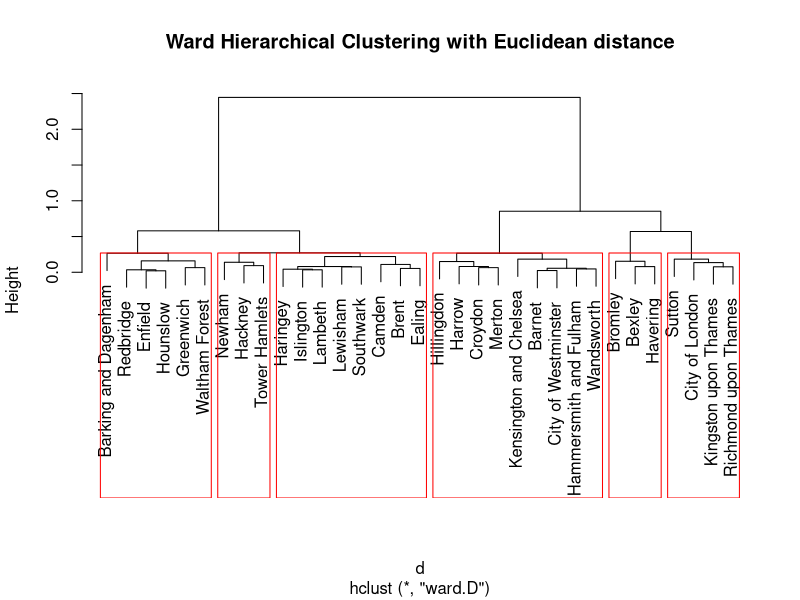
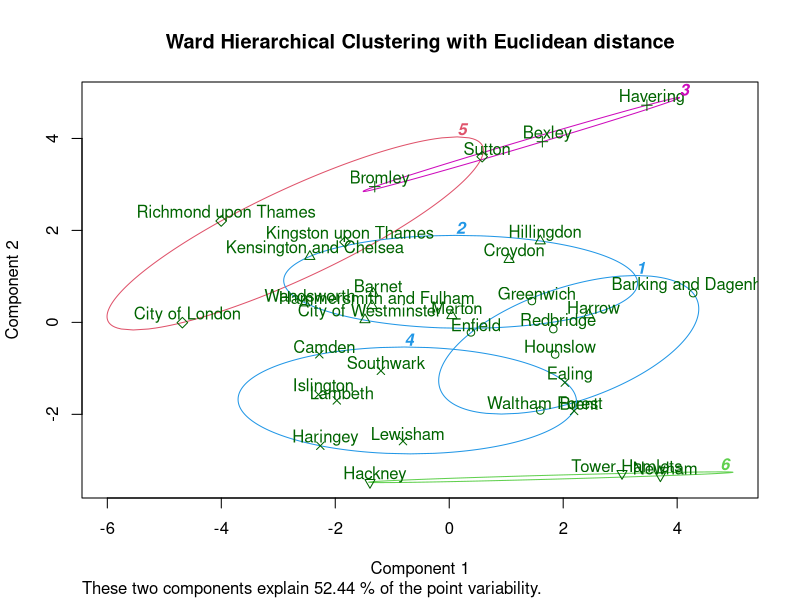
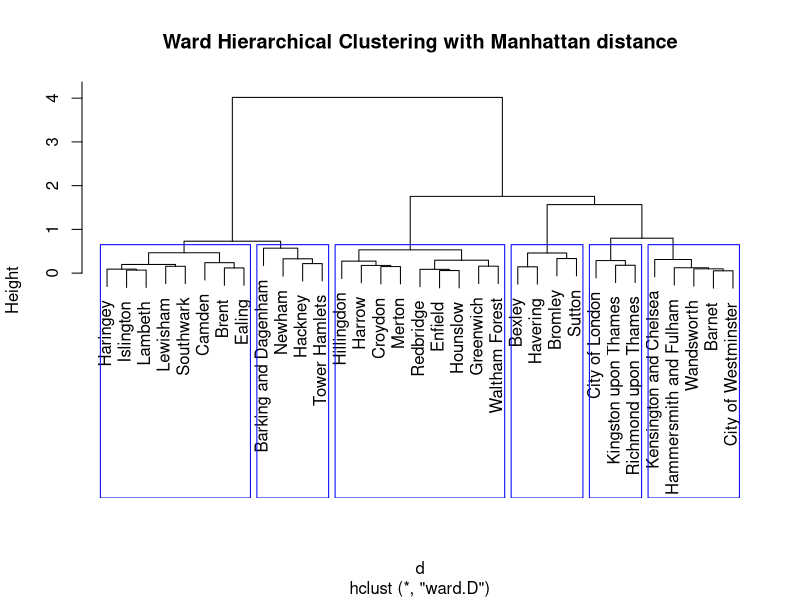
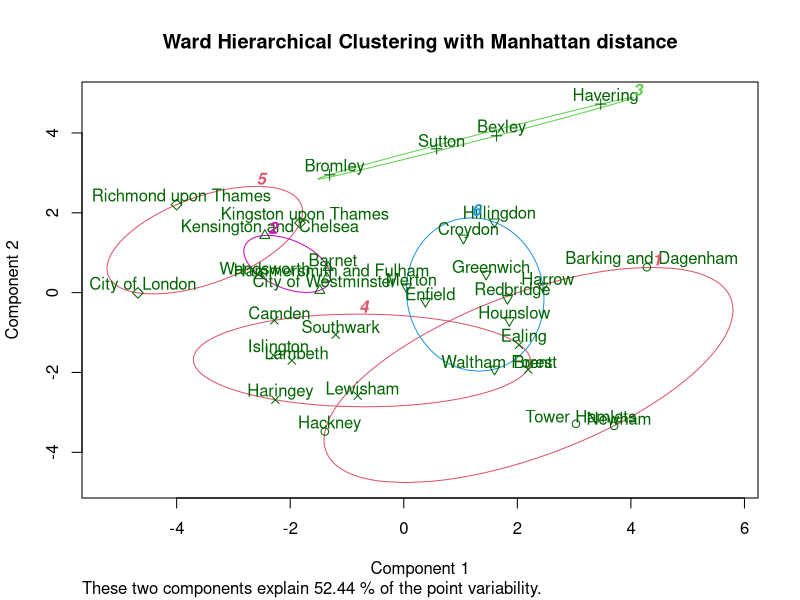
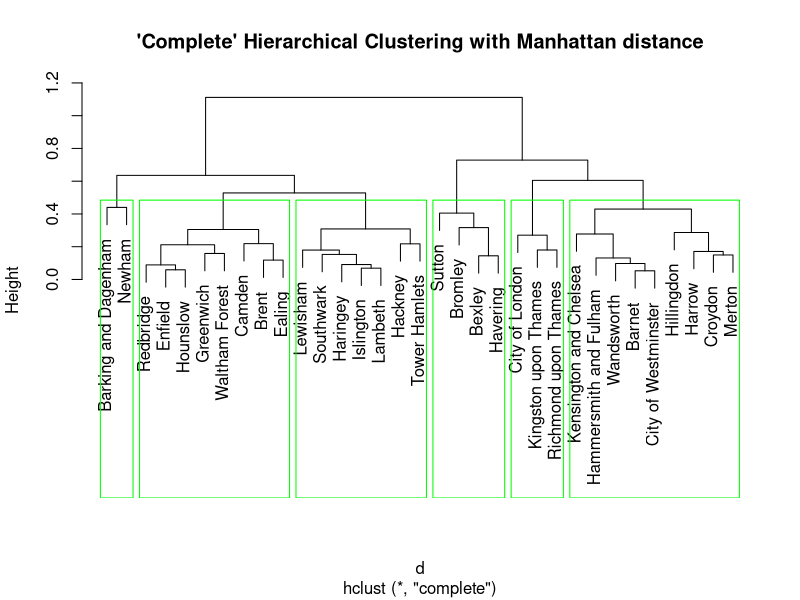
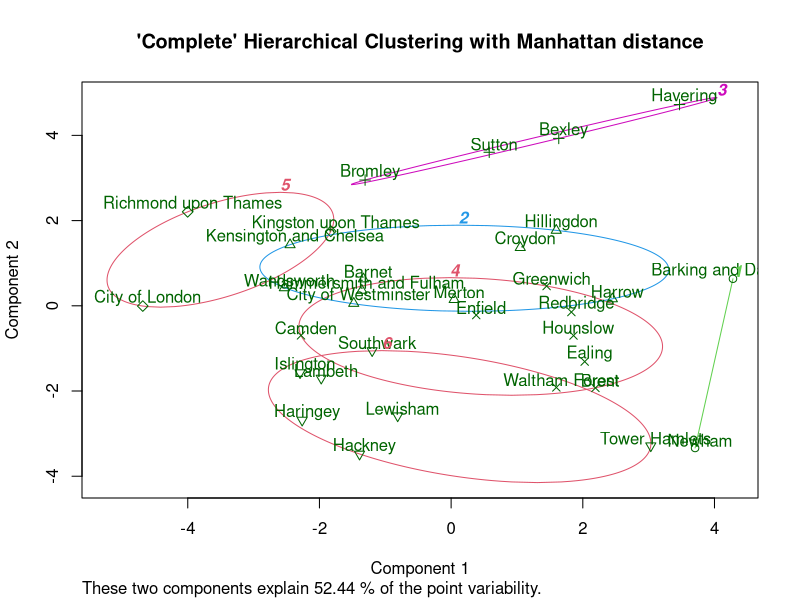
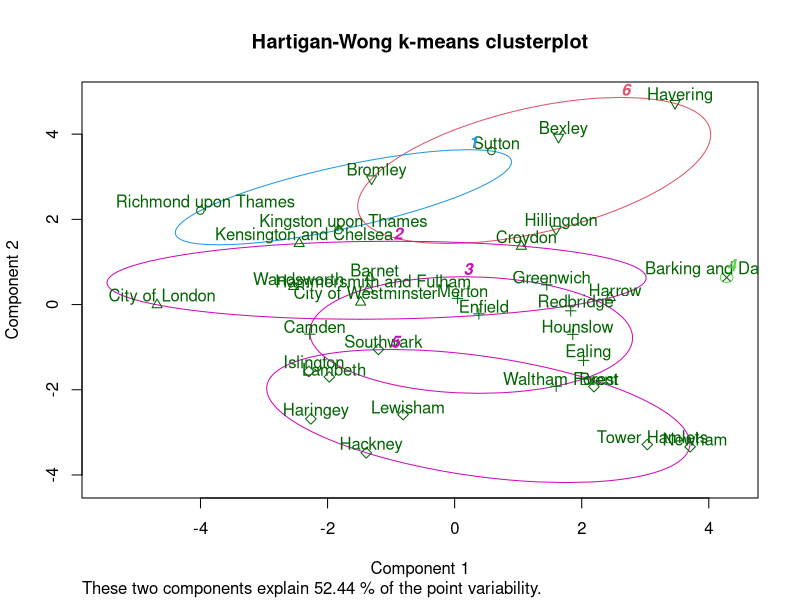
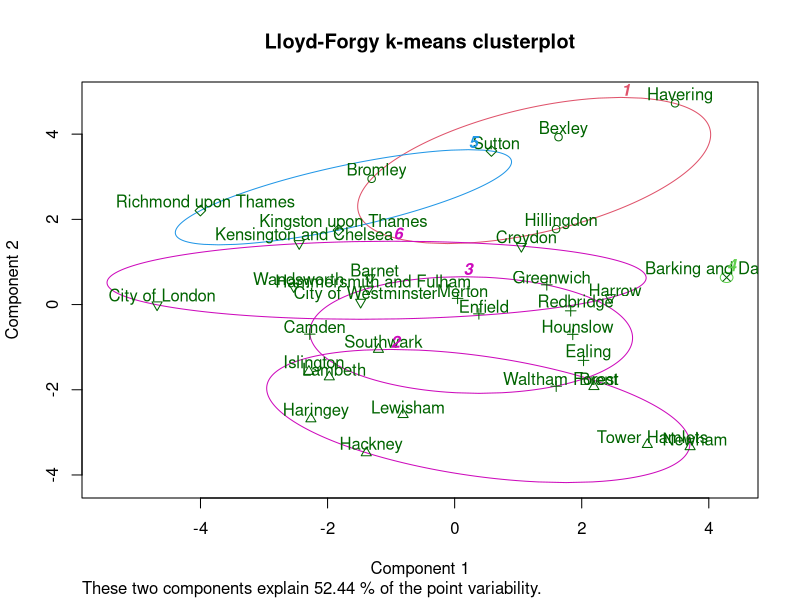

The R script that drew these images, in order:
## ---- chunk 1
## Clustering London boroughs and political parties 
## based on the 2014 European Parliament election
## using ideas in http://www.statmethods.net/advstats/cluster.html
## votes from http://londoneuroelections.org.uk/ and 
## http://londoneuroelections.org.uk/wp-content/uploads/2014/01/Borough-Voting-Figures-for-London-160KB-pdf.pdf

## Preparing data
setwd("C:/Users/HB/Clustering_Euroelections_in_R") # may need to change this 
getwd()

#read in data
votesinput <- as.matrix(read.csv("LondonBoroughVotesEuroElections2014.csv", 
                                 header = FALSE, stringsAsFactors = FALSE) ) 
dim(votesinput) 

#get original names of boroughs from first column
boroughs <- votesinput[-c(1,nrow(votesinput)),1]
#get original names of parties from first row
parties <- votesinput[1,-c(1,ncol(votesinput))]
#remove final row and column (totals), and first column (borough names)
votes <- matrix(as.numeric(votesinput[-c(1,nrow(votesinput)), 
                                      -c(1, ncol(votesinput))]), 
                           ncol=length(parties), nrow=length(boroughs))
#and then add parties and boroughs as column and row names
colnames(votes) <- parties
rownames(votes) <- boroughs
#Check totals: sum of != should be 0
if (sum(colSums(votes) != votesinput[nrow(votesinput),-c(1, ncol(votesinput))])+
    sum(rowSums(votes) != votesinput[-c(1,nrow(votesinput)),ncol(votesinput)]) 
  != 0){ warning("totals not equal to those reported") }
dim(votes)  # boroughs and parties including rejected votes as a party
## ---- chunk 2
#show parties and borough totals and overall total
data.frame(party_total=colSums(votes))
data.frame(borough_total=rowSums(votes))
data.frame(overall_total=sum(votes))
## ---- chunk 3
seats <- 8
partyvotes <- colSums(votes)                             # add up votes across London by party
partyvotes <- partyvotes[-which(names(partyvotes)=="Rejected Votes")] # exclude rejected votes
quotients  <- as.vector(outer(partyvotes, 1:seats, "/"))              # divide votes by divisors
names(quotients) <- rep(names(partyvotes), seats)                     # name quotients by party
table(names(quotients[order(quotients, decreasing = TRUE)][1:seats])) # count how many high quotients
## ---- chunk 4
library(cluster) # for cluster plots
numcluster <- 6  # arbitrary

# Ward Hierarchical Clustering with Euclidean distance
d <- dist(votes /rowSums(votes), method = "euclidean") # distance matrix
fit <- hclust(d, method="ward")
plot(fit, main="Ward Hierarchical Clustering with Euclidean distance") # display dendogram
groups <- cutree(fit, k=numcluster) # cut tree into clusters
# draw dendogram with red borders around the clusters
rect.hclust(fit, k=numcluster, border="red")
clusplot(votes/rowSums(votes), groups, 
         color=TRUE, shade=FALSE,
         labels=2, lines=0,
         main="Ward Hierarchical Clustering with Euclidean distance")

# Ward Hierarchical Clustering with Manhattan distance
d <- dist(votes /rowSums(votes), method = "manhattan") # distance matrix
fit <- hclust(d, method="ward")
plot(fit, main="Ward Hierarchical Clustering with Manhattan distance") # display dendogram
groups <- cutree(fit, k=numcluster) # cut tree into clusters
# draw dendogram with red borders around the clusters
rect.hclust(fit, k=numcluster, border="blue") 
clusplot(votes/rowSums(votes), groups, 
         color=TRUE, shade=FALSE,
         labels=2, lines=0,
         main="Ward Hierarchical Clustering with Manhattan distance")

# 'Complete' Hierarchical Clustering with Manhattan distance
d <- dist(votes /rowSums(votes), method = "manhattan") # distance matrix
fit <- hclust(d, method="complete")
plot(fit, main="'Complete' Hierarchical Clustering with Manhattan distance") # display dendogram
groups <- cutree(fit, k=numcluster) # cut tree into clusters
# draw dendogram with red borders around the clusters
rect.hclust(fit, k=numcluster, border="green") 
clusplot(votes/rowSums(votes), groups, 
         color=TRUE, shade=FALSE,
         labels=2, lines=0,
         main="'Complete' Hierarchical Clustering with Manhattan distance")

set.seed(2014)
# K-Means Clustering 
fit <- kmeans(votes/rowSums(votes), algorithm = "Hartigan-Wong", 
              centers=numcluster, nstart=1000)
# Cluster Plot against 1st 2 principal components
# vary parameters for most readable graph
clusplot(votes/rowSums(votes), fit$cluster, 
         color=TRUE, shade=FALSE,
         labels=2, lines=0,
         main="Hartigan-Wong k-means clusterplot")
data.frame(cluster=fit$cluster[order(fit$cluster)])

set.seed(2014)
# K-Means Clustering 
fit <- kmeans(votes/rowSums(votes), algorithm = "Lloyd", iter.max = 20,
              centers=numcluster, nstart=1000)
# Cluster Plot against 1st 2 principal components
# vary parameters for most readable graph
library(cluster)
clusplot(votes/rowSums(votes), fit$cluster, 
         color=TRUE, shade=FALSE,
         labels=2, lines=0,
         main="Lloyd-Forgy k-means clusterplot")
data.frame(cluster=fit$cluster[order(fit$cluster)])

## ---- chunk 5

voteslarger <- votes[ -which(rownames(votes)=="City of London"),
                      which(colnames(votes) %in% c("Conservative Party", "Green Party", 
                       "Labour Party", "Liberal Democrats", "UK Independence Party (UKIP)"))]
dim(voteslarger)
numcluster <- 6  # still arbitrary

# Ward Hierarchical Clustering with Euclidean distance
d <- dist(voteslarger/rowSums(voteslarger), method = "euclidean") # distance matrix
fit <- hclust(d, method="ward")
plot(fit, main="Ward Hierarchical Clustering with Euclidean distance
         using five larger parties") # display dendogram
groups <- cutree(fit, k=numcluster) # cut tree into clusters
# draw dendogram with red borders around the clusters
rect.hclust(fit, k=numcluster, border="red")
clusplot(voteslarger/rowSums(voteslarger), groups, 
         color=TRUE, shade=FALSE,
         labels=2, lines=0,
         main="Ward Hierarchical Clustering with Euclidean distance
         using five larger parties")

# Ward Hierarchical Clustering with Manhattan distance
d <- dist(voteslarger/rowSums(voteslarger), method = "manhattan") # distance matrix
fit <- hclust(d, method="ward")
plot(fit, main="Ward Hierarchical Clustering with Manhattan distance
         using five larger parties") # display dendogram
groups <- cutree(fit, k=numcluster) # cut tree into clusters
# draw dendogram with red borders around the clusters
rect.hclust(fit, k=numcluster, border="blue") 
clusplot(voteslarger/rowSums(voteslarger), groups, 
         color=TRUE, shade=FALSE,
         labels=2, lines=0,
         main="Ward Hierarchical Clustering with Manhattan distance
         using five larger parties")

# 'Complete' Hierarchical Clustering with Manhattan distance
d <- dist(voteslarger/rowSums(voteslarger), method = "manhattan") # distance matrix
fit <- hclust(d, method="complete")
plot(fit, main="'Complete' Hierarchical Clustering with Manhattan distance
         using five larger parties") # display dendogram
groups <- cutree(fit, k=numcluster) # cut tree into clusters
# draw dendogram with red borders around the clusters
rect.hclust(fit, k=numcluster, border="green") 
clusplot(voteslarger/rowSums(voteslarger), groups, 
         color=TRUE, shade=FALSE,
         labels=2, lines=0,
         main="'Complete' Hierarchical Clustering with Manhattan distance
         using five larger parties")

set.seed(2014)
# K-Means Clustering 
fit <- kmeans(voteslarger/rowSums(voteslarger), algorithm = "Hartigan-Wong", 
              centers=numcluster, nstart=1000)
# Cluster Plot against 1st 2 principal components
# vary parameters for most readable graph
clusplot(voteslarger/rowSums(voteslarger), fit$cluster, 
         color=TRUE, shade=FALSE,
         labels=2, lines=0,
         main="Hartigan-Wong k-means clusterplot
         using five larger parties")
data.frame(cluster=fit$cluster[order(fit$cluster)])

set.seed(2014)
# K-Means Clustering 
fit <- kmeans(voteslarger/rowSums(voteslarger), algorithm = "Lloyd", iter.max = 20,
              centers=numcluster, nstart=1000)
# Cluster Plot against 1st 2 principal components
# vary parameters for most readable graph
clusplot(voteslarger/rowSums(voteslarger), fit$cluster, 
         color=TRUE, shade=FALSE,
         labels=2, lines=0,
         main="Lloyd-Forgy k-means clusterplot
         using five larger parties")
data.frame(cluster=fit$cluster[order(fit$cluster)])

## ---- chunk 6
numcluster <- 6  # arbitrary

# Ward Hierarchical Clustering with Euclidean distance
d <- dist(t(votes /rowSums(votes)), method = "euclidean") # distance matrix
fit <- hclust(d, method="ward")
plot(fit, main="Ward Hierarchical Clustering with Euclidean distance 
     using party vote shares") # display dendogram
groups <- cutree(fit, k=numcluster) # cut tree into clusters
# draw dendogram with red borders around the clusters
rect.hclust(fit, k=numcluster, border="red")
## ---- chunk 7
numcluster <- 6  # arbitrary

# Ward Hierarchical Clustering with Euclidean distance
d <- dist(t(votes)/colSums(votes), method = "euclidean") # distance matrix
fit <- hclust(d, method="ward")
plot(fit, main="Ward Hierarchical Clustering with Euclidean distance") # display dendogram
groups <- cutree(fit, k=numcluster) # cut tree into clusters
# draw dendogram with red borders around the clusters
rect.hclust(fit, k=numcluster, border="red")

# Ward Hierarchical Clustering with Manhattan distance
d <- dist(t(votes)/colSums(votes), method = "manhattan") # distance matrix
fit <- hclust(d, method="ward")
plot(fit, main="Ward Hierarchical Clustering with Manhattan distance") # display dendogram
groups <- cutree(fit, k=numcluster) # cut tree into clusters
# draw dendogram with red borders around the clusters
rect.hclust(fit, k=numcluster, border="blue") 

# 'Complete' Hierarchical Clustering with Manhattan distance
d <- dist(t(votes)/colSums(votes), method = "manhattan") # distance matrix
fit <- hclust(d, method="complete")
plot(fit, main="'Complete' Hierarchical Clustering with Manhattan distance") # display dendogram
groups <- cutree(fit, k=numcluster) # cut tree into clusters
# draw dendogram with red borders around the clusters
rect.hclust(fit, k=numcluster, border="green") 

set.seed(2014)
# K-Means Clustering 
fit <- kmeans(t(votes)/colSums(votes), algorithm = "Hartigan-Wong", 
              centers=numcluster, nstart=1000)
data.frame(cluster=fit$cluster[order(fit$cluster)])

set.seed(2014)
# K-Means Clustering 
fit <- kmeans(t(votes)/colSums(votes), algorithm = "Lloyd", iter.max = 20,
              centers=numcluster, nstart=1000)
data.frame(cluster=fit$cluster[order(fit$cluster)])

## ---- chunk 8

voteslarger <- votes[ -which(rownames(votes)=="City of London"),
                      which(colnames(votes) %in% c("Conservative Party", "Green Party", 
                       "Labour Party", "Liberal Democrats", "UK Independence Party (UKIP)"))]
dim(voteslarger)
numcluster <- 3  # arbitrary but 6 clusters would be too many with only 5 large parties

# Ward Hierarchical Clustering with Euclidean distance
d <- dist(t(voteslarger)/colSums(voteslarger), method = "euclidean") # distance matrix
fit <- hclust(d, method="ward")
plot(fit, main="Ward Hierarchical Clustering with Euclidean distance
         using five larger parties") # display dendogram
groups <- cutree(fit, k=numcluster) # cut tree into clusters
# draw dendogram with red borders around the clusters
rect.hclust(fit, k=numcluster, border="red")

# Ward Hierarchical Clustering with Manhattan distance
d <- dist(t(voteslarger)/colSums(voteslarger), method = "manhattan") # distance matrix
fit <- hclust(d, method="ward")
plot(fit, main="Ward Hierarchical Clustering with Manhattan distance
         using five larger parties") # display dendogram
groups <- cutree(fit, k=numcluster) # cut tree into clusters
# draw dendogram with red borders around the clusters
rect.hclust(fit, k=numcluster, border="blue") 

# 'Complete' Hierarchical Clustering with Manhattan distance
d <- dist(t(voteslarger)/colSums(voteslarger), method = "manhattan") # distance matrix
fit <- hclust(d, method="complete")
plot(fit, main="'Complete' Hierarchical Clustering with Manhattan distance
         using five larger parties") # display dendogram
groups <- cutree(fit, k=numcluster) # cut tree into clusters
# draw dendogram with red borders around the clusters
rect.hclust(fit, k=numcluster, border="green") 

set.seed(2014)
# K-Means Clustering 
fit <- kmeans(t(voteslarger)/colSums(voteslarger), algorithm = "Hartigan-Wong", 
              centers=numcluster, nstart=1000)
data.frame(cluster=fit$cluster[order(fit$cluster)])

set.seed(2014)
# K-Means Clustering 
fit <- kmeans(t(voteslarger)/colSums(voteslarger), algorithm = "Lloyd", iter.max = 20,
              centers=numcluster, nstart=1000)
data.frame(cluster=fit$cluster[order(fit$cluster)])

## ---- chunk 9
# Looking at numbers of votes by borough
cor(votes[,1], votes[,2])  
plot(votes[,1], votes[,2],
     main="Votes for first two parties on the ballot by borough",
     xlab=colnames(votes)[1], ylab=colnames(votes)[2]  )

# Looking at vote shares by borough
cor((votes/rowSums(votes))[,1], (votes/rowSums(votes))[,2])
plot((votes/rowSums(votes))[,1], (votes/rowSums(votes))[,2],
     xlim=c(0,0.02), ylim=c(0,0.02),
     main="Vote shares for first two parties on the ballot by borough",
     xlab=colnames(votes)[1], ylab=colnames(votes)[2]  )

# By contrast look at Conservative Labour correlation 
cor(votes[,"Conservative Party"], votes[,"Labour Party"])
cor((votes/rowSums(votes))[,"Conservative Party"], (votes/rowSums(votes))[,"Labour Party"])
## ---- chunk 10
par(mar = c(11.1, 4.1, 4.1, 2.1)) # to fit long borough names
# Barplot of vote shares by borough
barplot(t((votes/rowSums(votes))[order(rowSums(votes[,1:2])/rowSums(votes)),1:2]), 
        names.arg = rownames(votes)[order(rowSums(votes[,1:2])/rowSums(votes))],
        cex.names = 1, las = 3, 
        ylab="Fraction of votes in borough (0.010 indicates 1%)",
        main = "Fraction of borough votes for first two parties on the ballot", 
        legend.text = TRUE, 
        args.legend = list(x = "topleft"))
par(mar = c(5.1, 4.1, 4.1, 2.1)) # restore default parameters

# Combined vote shares of these two parties by borough
(rowSums(votes[,1:2])/rowSums(votes))[order(rowSums(votes[,1:2])/rowSums(votes))]

# Correlation between borough total votes and votes shares of these two parties
cor(rowSums(votes), rowSums(votes[,1:2])/rowSums(votes))
# Correlation after excluding City of London and Kensington & Chelsea 
cor(rowSums(votes)[-c(7,21)], rowSums(votes[-c(7,21),1:2])/rowSums(votes)[-c(7,21)])
## ---- chunk 11
dput(votes) 
